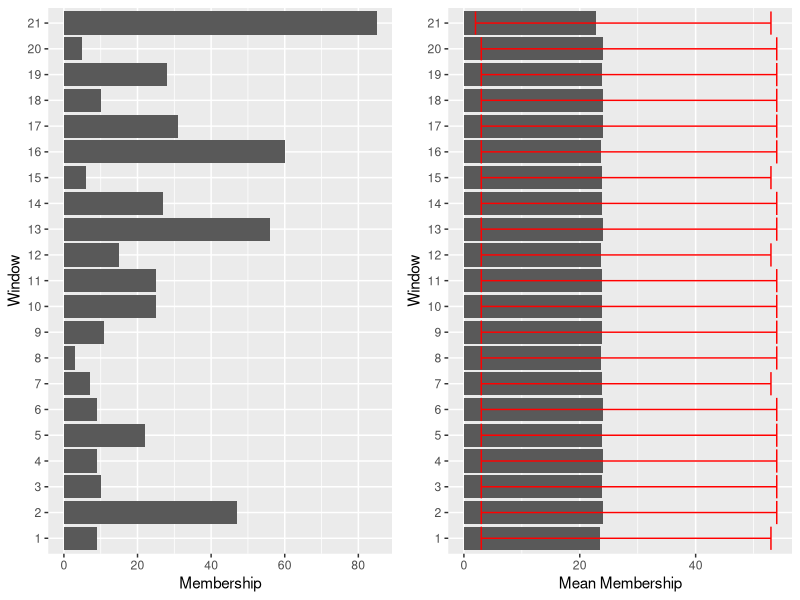
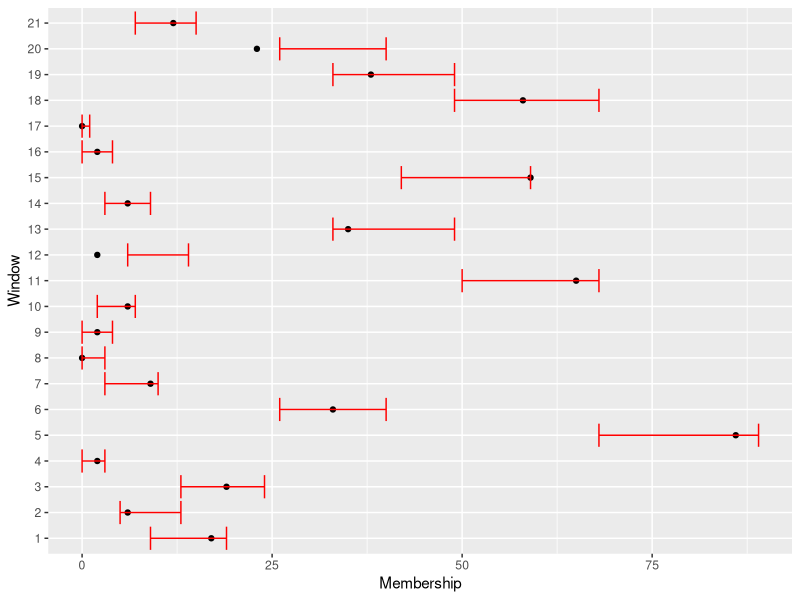

The R source for these figures, in order:
## ---- chunk 1
library(dplyr)
library(ggplot2)
library(gridExtra)

knitr::opts_chunk$set(
  cache = TRUE,
  collapse = TRUE,
  comment = "#>",
  eval = TRUE
)

quick_eval <- FALSE
## ---- chunk 2
iters <- 50000
N <- 500
n <- 20

pop <- runif(N)

storage <- matrix(NA, nrow = iters, ncol = n + 1)

for(i in 1:iters) {
  ind <- sample(1:N, n)
  samp <- sort(pop[ind])
  others <- pop[-ind]
  
  tabs <- table(findInterval(pop, c(-Inf, samp, Inf), left.open = TRUE))
  add1 <- as.numeric(tabs)
  names(add1) <- names(tabs)
  add2 <- rep(0, n + 1)
  names(add2) <- 1:(n + 1)
  add <- list(add1, add2)

  tab <- tapply(unlist(add), names(unlist(add)), sum)
  storage[i, ] <- tab[order(factor(names(tab), levels = 1:(length(samp) + 1)))]
}
## ---- chunk 3
g1 <- data.frame(
  "Window" = 1:(n + 1),
  "Membership" = storage[1, ]
) %>%
  ggplot(mapping = aes(y = as.factor(Window), x = Membership)) + 
  geom_bar(stat = "identity") + 
  labs(x = "Membership", y = "Window")

g2 <- data.frame(
  "Window" = 1:(n + 1),
  "Mean" = colMeans(storage),
  "Q10" = apply(storage, 2, quantile, probs = 0.1),
  "Q90" = apply(storage, 2, quantile, probs = 0.9)
) %>%
  ggplot(mapping = aes(y = as.factor(Window), x = Mean)) + 
  geom_bar(stat = "identity") + 
  geom_errorbar(mapping = aes(xmin = Q10, xmax = Q90), color = "red") + 
  labs(x = "Mean Membership", y = "Window")

grid.arrange(g1, g2, nrow = 1)
## ---- chunk 4
iters <- 50000
N <- 500
n <- 20

orig.pop <- runif(N)
ind <- sample(1:N, n)
samp <- sort(orig.pop[ind])

storage2 <- matrix(NA, nrow = iters + 1, ncol = n + 1)

for(i in 1:iters) {
  pop <- runif(N - n)
  
  tabs <- table(findInterval(pop, c(-Inf, samp, Inf), left.open = TRUE))
  add1 <- as.numeric(tabs)
  names(add1) <- names(tabs)
  add2 <- rep(0, n + 1)
  names(add2) <- 1:(n + 1)
  add <- list(add1, add2)

  tab <- tapply(unlist(add), names(unlist(add)), sum)
  storage2[i, ] <- tab[order(factor(names(tab), levels = 1:(length(samp) + 1)))]
}

pop <- orig.pop[-ind]
  
tabs <- table(findInterval(pop, c(-Inf, samp, Inf), left.open = TRUE))
add1 <- as.numeric(tabs)
names(add1) <- names(tabs)
add2 <- rep(0, n + 1)
names(add2) <- 1:(n + 1)
add <- list(add1, add2)

tab <- tapply(unlist(add), names(unlist(add)), sum)
storage2[iters + 1, ] <- tab[order(factor(names(tab), levels = 1:(length(samp) + 1)))]
## ---- chunk 5
g1 <- data.frame(
  "Window" = 1:(n + 1),
  "Truth" = storage2[iters + 1, ],
  "Q10" = apply(storage2, 2, quantile, probs = 0.1),
  "Q90" = apply(storage2, 2, quantile, probs = 0.9)
) %>%
  ggplot(mapping = aes(y = as.factor(Window), x = Truth)) + 
  geom_point(stat = "identity") + 
  geom_errorbar(mapping = aes(xmin = Q10, xmax = Q90), color = "red") + 
  labs(x = "Membership", y = "Window")

grid.arrange(g1, nrow = 1)
